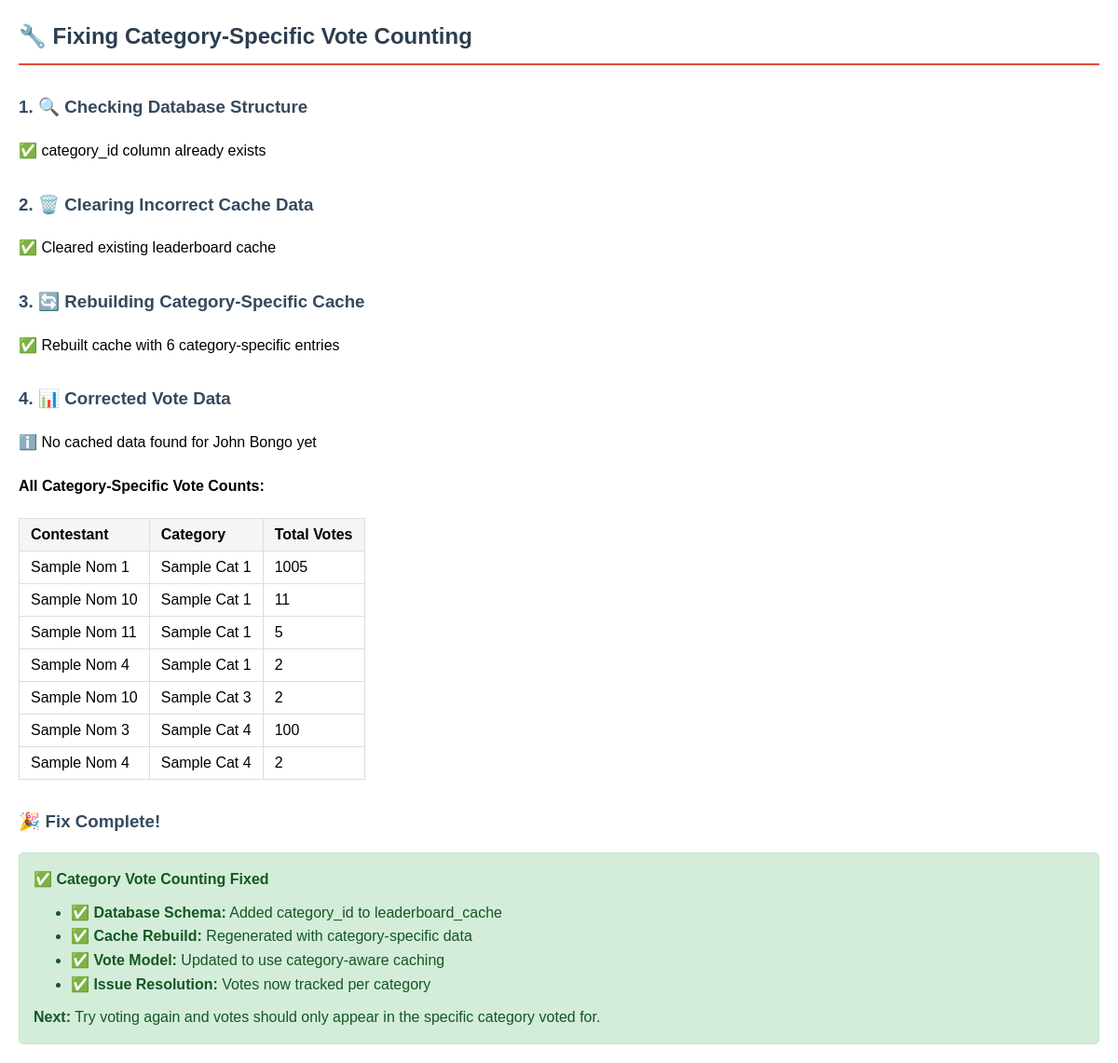
Screenshot of /test_files/fix_category_votes.php with the database file from the repository.
### tables this page shows
CREATE TABLE `leaderboard_cache` (
  `id` int(11) NOT NULL,
  `event_id` int(11) NOT NULL,
  `contestant_id` int(11) NOT NULL,
  `category_id` int(10) UNSIGNED DEFAULT NULL,
  `total_votes` int(10) UNSIGNED NOT NULL DEFAULT 0,
  `updated_at` timestamp NOT NULL DEFAULT current_timestamp() ON UPDATE current_timestamp()
);

CREATE TABLE `contestants` (
  `id` int(11) NOT NULL,
  `tenant_id` int(11) NOT NULL DEFAULT 1,
  `event_id` int(11) DEFAULT NULL,
  `name` varchar(255) NOT NULL,
  `contestant_code` varchar(20) DEFAULT NULL,
  `image_url` varchar(500) DEFAULT NULL,
  `bio` text DEFAULT NULL,
  `display_order` int(11) DEFAULT 0,
  `active` tinyint(1) DEFAULT 1,
  `created_by` int(11) DEFAULT NULL,
  `created_at` timestamp NOT NULL DEFAULT current_timestamp(),
  `updated_at` timestamp NOT NULL DEFAULT current_timestamp() ON UPDATE current_timestamp()
);

CREATE TABLE `categories` (
  `id` int(11) NOT NULL,
  `event_id` int(11) NOT NULL,
  `tenant_id` int(11) NOT NULL DEFAULT 1,
  `name` varchar(255) NOT NULL,
  `description` text DEFAULT NULL,
  `created_by` int(11) DEFAULT NULL,
  `display_order` int(11) DEFAULT 0,
  `created_at` timestamp NOT NULL DEFAULT current_timestamp(),
  `updated_at` timestamp NOT NULL DEFAULT current_timestamp() ON UPDATE current_timestamp()
);

### test_files/fix_category_votes.php (the view, shortened to what this page needs)
<?php
try {
    $db = Database::getInstance();
    $connection = $db->getConnection();
    echo "<h2>🔧 Fixing Category-Specific Vote Counting</h2>";
    echo "<h3>1. 🔍 Checking Database Structure</h3>";
    $stmt = $connection->query("SHOW COLUMNS FROM leaderboard_cache LIKE 'category_id'");
    $hasCategory = $stmt->fetch();
    if (!$hasCategory) {
        echo "<p>⚠️ Adding category_id column to leaderboard_cache table...</p>";
        $connection->exec("
            ALTER TABLE leaderboard_cache
            ADD COLUMN category_id INT UNSIGNED NULL AFTER contestant_id,
            ADD INDEX idx_category (category_id)
        ");
        $connection->exec("
            ALTER TABLE leaderboard_cache
            DROP PRIMARY KEY,
            ADD PRIMARY KEY (event_id, contestant_id, category_id)
        ");
        echo "<p>✅ Added category_id column and updated indexes</p>";
    } else {
        echo "<p>✅ category_id column already exists</p>";
    }
    echo "<h3>2. 🗑️ Clearing Incorrect Cache Data</h3>";
    $connection->exec("DELETE FROM leaderboard_cache");
    echo "<p>✅ Cleared existing leaderboard cache</p>";
    echo "<h3>3. 🔄 Rebuilding Category-Specific Cache</h3>";
    $stmt = $connection->query("
        SELECT
            v.event_id,
            v.contestant_id,
            v.category_id,
            SUM(v.quantity) as total_votes
        FROM votes v
        WHERE v.category_id IS NOT NULL
        GROUP BY v.event_id, v.contestant_id, v.category_id
    ");
    $voteData = $stmt->fetchAll();
    if (!empty($voteData)) {
        echo "<p>✅ Rebuilt cache with " . count($voteData) . " category-specific entries</p>";
    } else {
        echo "<p>ℹ️ No vote data found to rebuild cache</p>";
    }
    echo "<h3>4. 📊 Corrected Vote Data</h3>";
    $stmt = $connection->prepare("
        SELECT
            c.name as contestant_name,
            cat.name as category_name,
            lc.total_votes,
            lc.updated_at
        FROM leaderboard_cache lc
        INNER JOIN contestants c ON lc.contestant_id = c.id
        INNER JOIN categories cat ON lc.category_id = cat.id
        WHERE c.name LIKE '%John%Bongo%'
        ORDER BY cat.name
    ");
    $stmt->execute();
    $johnBongoData = $stmt->fetchAll();
    if (!empty($johnBongoData)) {
        echo "<h4>John Bongo Vote Counts by Category:</h4>";
        echo "<table border='1' style='border-collapse: collapse;'>";
        echo "<tr><th>Contestant</th><th>Category</th><th>Total Votes</th><th>Updated</th></tr>";
        foreach ($johnBongoData as $data) {
            echo "<tr>";
            echo "<td>{$data['contestant_name']}</td>";
            echo "<td>{$data['category_name']}</td>";
            echo "<td>{$data['total_votes']}</td>";
            echo "<td>{$data['updated_at']}</td>";
            echo "</tr>";
        }
        echo "</table>";
    } else {
        echo "<p>ℹ️ No cached data found for John Bongo yet</p>";
    }
    echo "<h4>All Category-Specific Vote Counts:</h4>";
    $stmt = $connection->query("
        SELECT
            c.name as contestant_name,
            cat.name as category_name,
            lc.total_votes
        FROM leaderboard_cache lc
        INNER JOIN contestants c ON lc.contestant_id = c.id
        INNER JOIN categories cat ON lc.category_id = cat.id
        ORDER BY cat.name, lc.total_votes DESC
        LIMIT 20
    ");
    $allData = $stmt->fetchAll();
    if (!empty($allData)) {
        echo "<table border='1' style='border-collapse: collapse;'>";
        echo "<tr><th>Contestant</th><th>Category</th><th>Total Votes</th></tr>";
        foreach ($allData as $data) {
            echo "<tr>";
            echo "<td>{$data['contestant_name']}</td>";
            echo "<td>{$data['category_name']}</td>";
            echo "<td>{$data['total_votes']}</td>";
            echo "</tr>";
        }
        echo "</table>";
    }
    echo "<h3>🎉 Fix Complete!</h3>";
    echo "<div style='background: #d4edda; padding: 15px; border-radius: 5px; border: 1px solid #c3e6cb;'>";
    echo "<h4 style='color: #155724; margin: 0 0 10px 0;'>✅ Category Vote Counting Fixed</h4>";
    echo "<ul style='margin: 0; color: #155724;'>";
    echo "<li>✅ <strong>Database Schema:</strong> Added category_id to leaderboard_cache</li>";
    echo "<li>✅ <strong>Cache Rebuild:</strong> Regenerated with category-specific data</li>";
    echo "<li>✅ <strong>Vote Model:</strong> Updated to use category-aware caching</li>";
    echo "<li>✅ <strong>Issue Resolution:</strong> Votes now tracked per category</li>";
    echo "</ul>";
    echo "<p style='margin: 10px 0 0 0; color: #155724;'>";
    echo "<strong>Next:</strong> Try voting again and votes should only appear in the specific category voted for.";
    echo "</p>";
    echo "</div>";
} catch (Exception $e) {
    echo "<h3>❌ Error:</h3>";
    echo "<p>" . $e->getMessage() . "</p>";
    echo "<h4>Manual Fix:</h4>";
    echo "<p>Run this SQL manually:</p>";
    echo "<pre>";
    echo "ALTER TABLE leaderboard_cache ADD COLUMN category_id INT UNSIGNED NULL AFTER contestant_id;\n";
    echo "ALTER TABLE leaderboard_cache ADD INDEX idx_category (category_id);\n";
    echo "ALTER TABLE leaderboard_cache DROP PRIMARY KEY, ADD PRIMARY KEY (event_id, contestant_id, category_id);\n";
    echo "DELETE FROM leaderboard_cache;";
    echo "</pre>";
}
?>

### test_files/fix_category_votes.php (style rules this page uses)
table { border-collapse: collapse; margin: 10px 0; }
th, td { padding: 8px 12px; border: 1px solid #ddd; text-align: left; }
th { background-color: #f5f5f5; font-weight: bold; }
h2 { color: #2c3e50; border-bottom: 2px solid #e74c3c; padding-bottom: 10px; }
h3 { color: #34495e; margin-top: 30px; }

### rows the page displays
leaderboard_cache: contestant.name "Sample Nom 1", category.name "Sample Cat 1", total_votes "1005"
leaderboard_cache: contestant.name "Sample Nom 10", category.name "Sample Cat 1", total_votes "11"
leaderboard_cache: contestant.name "Sample Nom 11", category.name "Sample Cat 1", total_votes "5"
leaderboard_cache: contestant.name "Sample Nom 4", category.name "Sample Cat 1", total_votes "2"
leaderboard_cache: contestant.name "Sample Nom 10", category.name "Sample Cat 3", total_votes "2"
leaderboard_cache: contestant.name "Sample Nom 3", category.name "Sample Cat 4", total_votes "100"
leaderboard_cache: contestant.name "Sample Nom 4", category.name "Sample Cat 4", total_votes "2"

### other values shown
count($voteData) "6"
